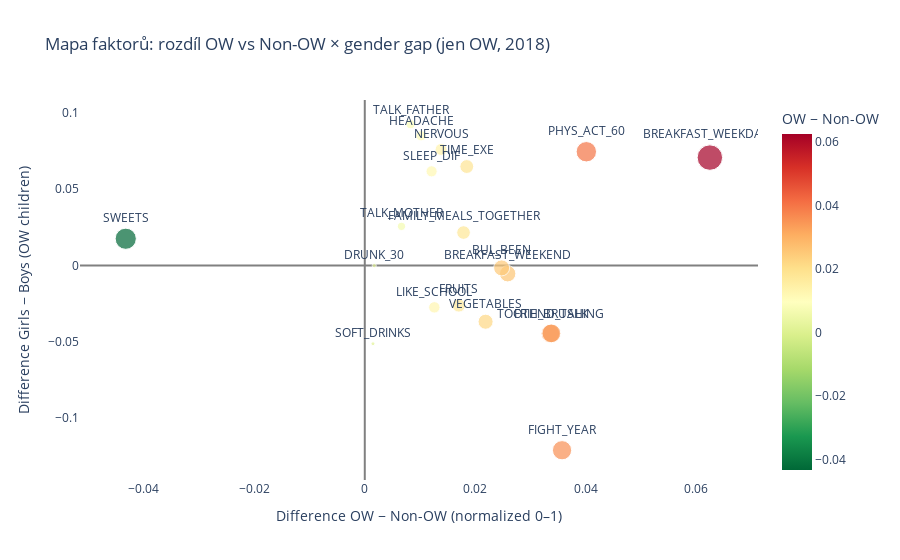

Write notebook code for a chart like this one.
### Markdown cell above
### GRAPH 4
### Behaviour differences: Overweight vs Non-Overweight children

Doplnkovy graf k Kluci vs Holky -> Jak se lisi deti s nadvahou od tech co nemaji nadvahu

### Code cell
# SCATTER PLOT ow/non-w, kluci/holky
# zkusit zprehlednit

# už máme df_2018 normované výše, použijme znovu:
df_2018 = df[df["YEAR"] == 2018].copy()


for feature in list_columns:
    max_scale = dict_scales[feature]
    reverse = feature in reverse_scales
    df_2018[feature] = normalize_feature(df_2018[feature], max_scale, reverse)


ow  = df_2018[df_2018["OVERWEIGHT"] == 1]
non = df_2018[df_2018["OVERWEIGHT"] == 0]

ow_means  = ow[list_columns].mean()
non_means = non[list_columns].mean()

boys_ow  = ow[ow["SEX"] == 1][list_columns].mean()
girls_ow = ow[ow["SEX"] == 2][list_columns].mean()

overview = pd.DataFrame({
    "FACTOR": list_columns,
    "OW_minus_NonOW": ow_means.values - non_means.values,
    "Girls_minus_Boys_OW": girls_ow.values - boys_ow.values
})

# velikost bodu = jak moc je faktor odlišný mezi OW a Non-OW
overview["ABS_OW_DIFF"] = overview["OW_minus_NonOW"].abs()

fig_meta = px.scatter(
    overview,
    x="OW_minus_NonOW",
    y="Girls_minus_Boys_OW",
    text="FACTOR",
    size="ABS_OW_DIFF",
    size_max=18,
    color="OW_minus_NonOW",
    color_continuous_scale=px.colors.diverging.RdYlGn_r,
    title="Mapa faktorů: rozdíl OW vs Non-OW × gender gap (jen OW, 2018)"
)

fig_meta.update_traces(
    textposition="top center",
    hovertemplate="<b>%{text}</b><br>"
                  "OW–Non-OW: %{x:.3f}<br>"
                  "Girls–Boys (OW): %{y:.3f}<extra></extra>"
)

fig_meta.update_layout(
    xaxis_title="Difference OW − Non-OW (normalized 0–1)",
    yaxis_title="Difference Girls − Boys (OW children)",
    coloraxis_colorbar_title="OW − Non-OW",
    plot_bgcolor="white",
    xaxis=dict(zeroline=True, zerolinecolor="grey"),
    yaxis=dict(zeroline=True, zerolinecolor="grey")
)

fig_meta.show()

### Figure 1 — Plotly figure (JSON) as saved in the notebook; plotly's stock layout.template omitted (floating-point values rounded to 4 significant figures)
{"data": [{"hovertemplate": "<b>%{text}</b><br>OW–Non-OW: %{x:.3f}<br>Girls–Boys (OW): %{y:.3f}<extra></extra>", "legendgroup": "", "marker": {"color": [-0.04326, 0.0336, 0.06245, 0.02586, 0.001481, 0.04009, 0.01381, 0.01701, 0.02186, 0.008291, 0.006643, 0.03378, 0.01209, 0.01845, 0.0357, 0.01018, 0.02477, 0.01787, 0.001709, 0.01259], "coloraxis": "coloraxis", "size": [0.04326, 0.0336, 0.06245, 0.02586, 0.001481, 0.04009, 0.01381, 0.01701, 0.02186, 0.008291, 0.006643, 0.03378, 0.01209, 0.01845, 0.0357, 0.01018, 0.02477, 0.01787, 0.001709, 0.01259], "sizemode": "area", "sizeref": 0.0001927, "symbol": "circle"}, "mode": "markers+text", "name": "", "orientation": "v", "showlegend": false, "text": ["SWEETS", "TOOTH_BRUSHING", "BREAKFAST_WEEKDAYS", "BREAKFAST_WEEKEND", "SOFT_DRINKS", "PHYS_ACT_60", "NERVOUS", "FRUITS", "VEGETABLES", "TALK_FATHER", "TALK_MOTHER", "FRIEND_TALK", "SLEEP_DIF", "TIME_EXE", "FIGHT_YEAR", "HEADACHE", "BUL_BEEN", "FAMILY_MEALS_TOGETHER", "DRUNK_30", "LIKE_SCHOOL"], "textposition": "top center", "type": "scatter", "x": [-0.04326, 0.0336, 0.06245, 0.02586, 0.001481, 0.04009, 0.01381, 0.01701, 0.02186, 0.008291, 0.006643, 0.03378, 0.01209, 0.01845, 0.0357, 0.01018, 0.02477, 0.01787, 0.001709, 0.01259], "xaxis": "x", "y": [0.01747, -0.04463, 0.07065, -0.005428, -0.05133, 0.07447, 0.07596, -0.02625, -0.0369, 0.09253, 0.0256, -0.04451, 0.06163, 0.06479, -0.1211, 0.08496, -0.001636, 0.02153, -0.0001632, -0.02748], "yaxis": "y"}], "layout": {"coloraxis": {"colorbar": {"title": {"text": "OW − Non-OW"}}, "colorscale": [[0, "rgb(0,104,55)"], [0.1, "rgb(26,152,80)"], [0.2, "rgb(102,189,99)"], [0.3, "rgb(166,217,106)"], [0.4, "rgb(217,239,139)"], [0.5, "rgb(255,255,191)"], [0.6, "rgb(254,224,139)"], [0.7, "rgb(253,174,97)"], [0.8, "rgb(244,109,67)"], [0.9, "rgb(215,48,39)"], [1, "rgb(165,0,38)"]]}, "legend": {"itemsizing": "constant", "tracegroupgap": 0}, "plot_bgcolor": "white", "title": {"text": "Mapa faktorů: rozdíl OW vs Non-OW × gender gap (jen OW, 2018)"}, "xaxis": {"anchor": "y", "domain": [0, 1], "title": {"text": "Difference OW − Non-OW (normalized 0–1)"}, "zeroline": true, "zerolinecolor": "grey"}, "yaxis": {"anchor": "x", "domain": [0, 1], "title": {"text": "Difference Girls − Boys (OW children)"}, "zeroline": true, "zerolinecolor": "grey"}}}
